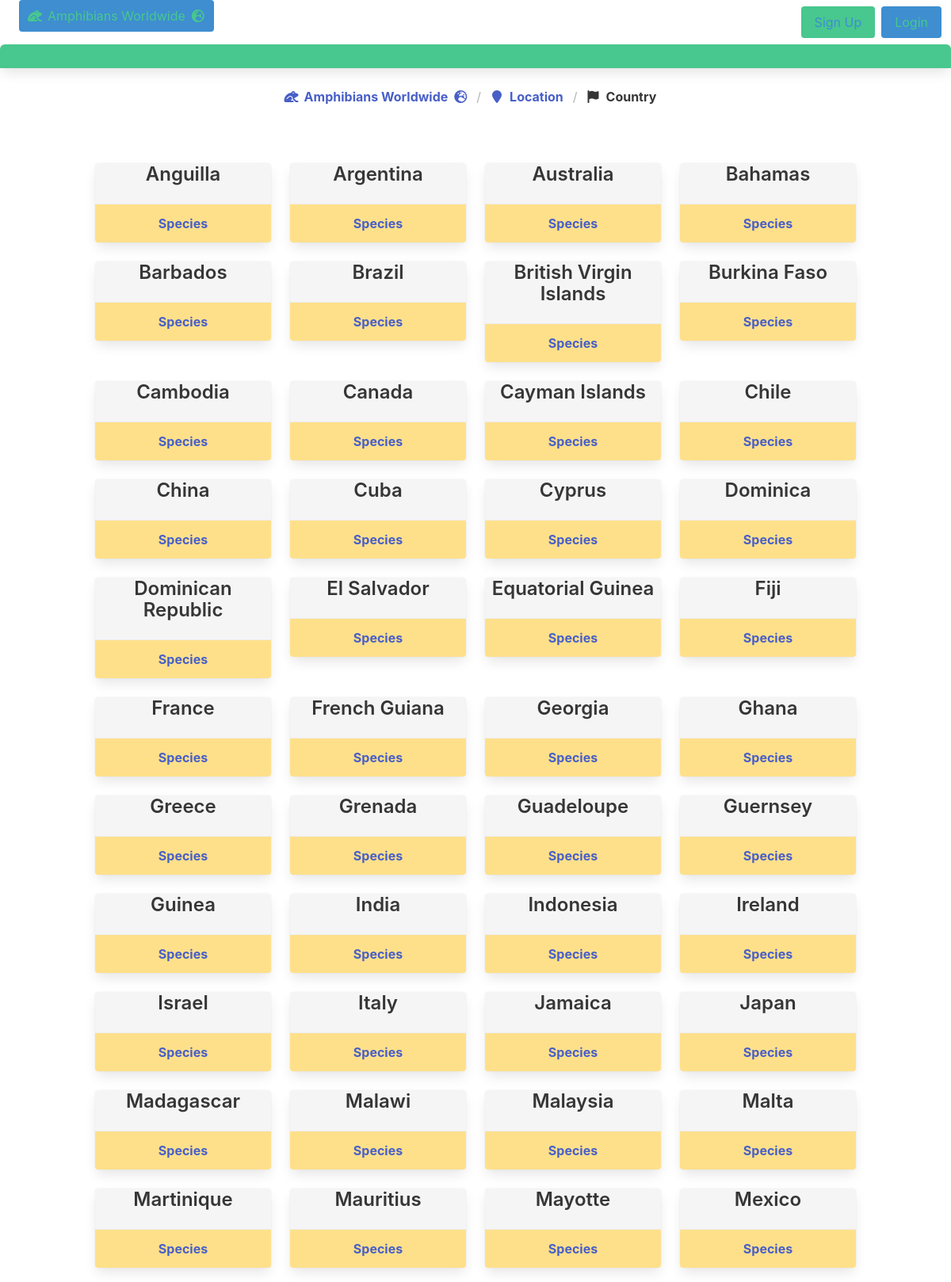
The app's page /home/search/loca_country (upper part) with its own data.
### home/models.py (models this page shows, shortened)
class Country(models.Model):
    country_id = models.AutoField(primary_key=True)
    country_name = models.CharField(max_length=200)
    continent = models.ForeignKey(Continent, on_delete=models.CASCADE, blank=True, null=True)
    class Meta:
        managed = False
        db_table = 'country'

### home/views.py (the view)
# urls.py: path('search/loca_country', views.loca_country_view, name='loca_country'),
def loca_country_view(request):
    country_list = Country.objects.all().order_by('country_name')
    return render (request, 'home/search/loca_country.html', {'country_list': country_list})

### home/templates/home/search/loca_country.html (shortened to what this page needs)
{% extends 'base.html' %}
{% block content %}
<article class="panel is-success">
  <p class="panel-heading">
  </p>
</article>
<nav class="breadcrumb is-centered" aria-label="breadcrumbs">
  <ul>
    <li><a href="{% url 'home:index' %}"><span class="icon is-small">
          <i class="fa-solid fa-frog"></i>
        </span>
        <span><strong>Amphibians Worldwide</strong></span>
        <span class="icon is-small">
          <i class="fa-solid fa-earth-europe"></i>
        </span></a></li>
    <li><a href="{% url 'home:location' %}"><span class="icon is-small">
          <i class="fa-solid fa-location-pin"></i>
        </span>
        <span><strong>Location</strong>
        </span></a></li>
    <li class="is-active"><a href="#" aria-current="page"><span class="icon is-small">
          <i class="fa-solid fa-flag"></i> </span>
        <span> <strong>Country</strong>
        </span></a></li>
  </ul>
</nav>
<section class="section">
  <div class="container">
    <div class="columns is-multiline  is-mobile">
      {% for country in country_list %}
      <div class="column is-one-quarter has-text-centered">
        <div class="card csscard csscard-nav has-background-light">
          <div class='content'>
            {% if country.country_name == 'Nocountry' %}
            <p class='title is-4'>Not recorded</p>
            {% else %}
            <p class='title is-4'>{{ country.country_name }}</p>
            {% endif %}
          </div>
          <footer class='card-footer has-background-warning'>
            <a href="{% url 'home:species_country' country.country_id %}"
              class='card-footer-item'><strong>Species</strong></a>
          </footer>
        </div>
      </div>
      {% endfor %}
    </div>
</section>
{% endblock %}

### static/home/css/myui.css (style rules this page uses)
.csscard-nav { max-height: 300px; }

### records on screen
Country: country_name "Anguilla"
Country: country_name "Argentina"
Country: country_name "Australia"
Country: country_name "Bahamas"
Country: country_name "Barbados"
Country: country_name "Brazil"
Country: country_name "British Virgin Islands"
Country: country_name "Burkina Faso"
Country: country_name "Cambodia"
Country: country_name "Canada"
Country: country_name "Cayman Islands"
Country: country_name "Chile"
Country: country_name "China"
Country: country_name "Cuba"
Country: country_name "Cyprus"
Country: country_name "Dominica"
Country: country_name "Dominican Republic"
Country: country_name "El Salvador"
Country: country_name "Equatorial Guinea"
Country: country_name "Fiji"
Country: country_name "France"
Country: country_name "French Guiana"
Country: country_name "Georgia"
Country: country_name "Ghana"
Country: country_name "Greece"
Country: country_name "Grenada"
Country: country_name "Guadeloupe"
Country: country_name "Guernsey"
Country: country_name "Guinea"
Country: country_name "India"
Country: country_name "Indonesia"
Country: country_name "Ireland"
Country: country_name "Israel"
Country: country_name "Italy"
Country: country_name "Jamaica"
Country: country_name "Japan"
Country: country_name "Madagascar"
Country: country_name "Malawi"
Country: country_name "Malaysia"
Country: country_name "Malta"
Country: country_name "Martinique"
Country: country_name "Mauritius"
Country: country_name "Mayotte"
Country: country_name "Mexico"
